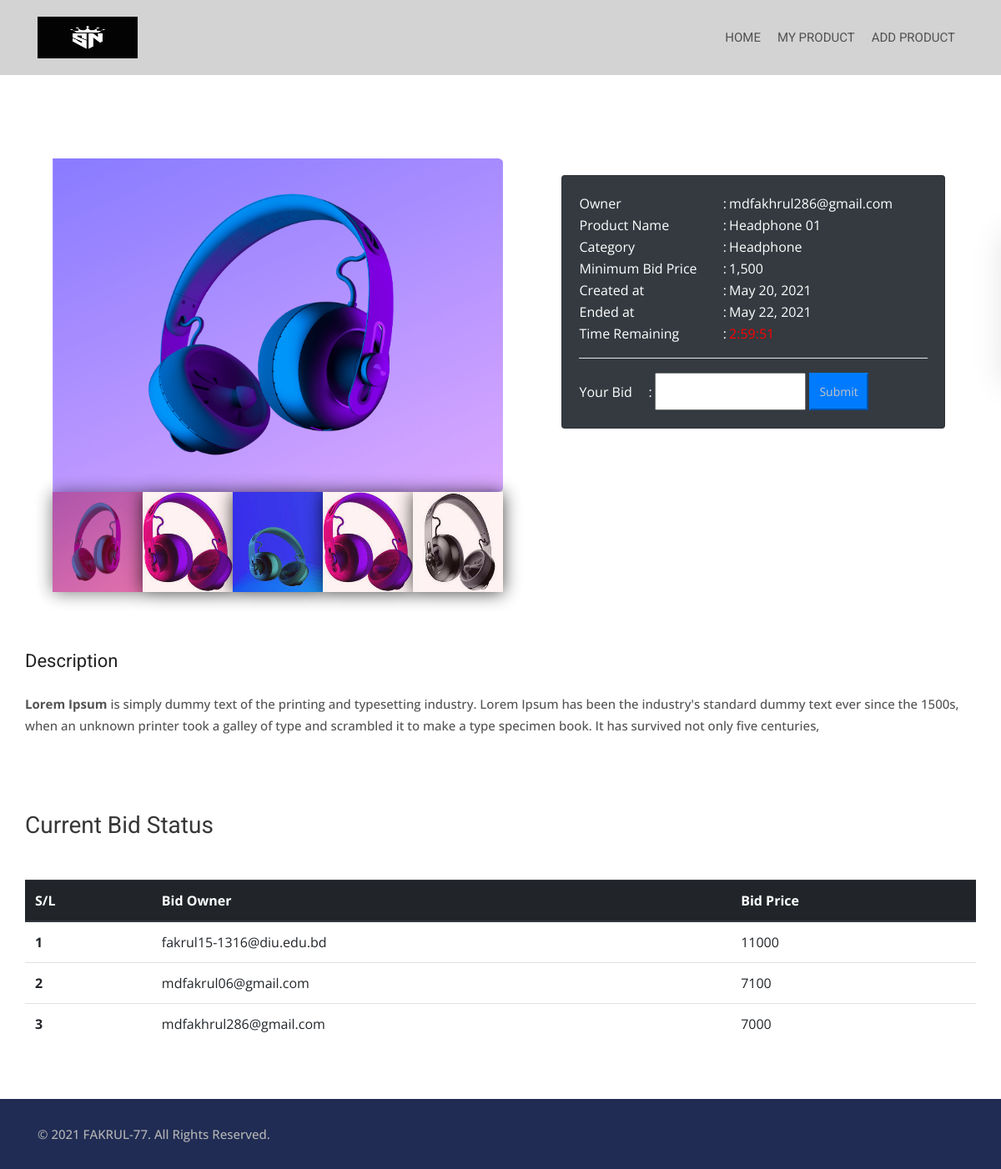
The page /1 on the database its author committed.
### product/models.py (models this page shows, shortened)
class Product(models.Model):
    user = models.ForeignKey(User, on_delete=models.CASCADE)
    name = models.CharField(max_length=255)
    description = RichTextField()
    photo = models.ImageField(upload_to='photos/%Y/%m/%d/')
    photo_1 = models.ImageField(upload_to='photos/%Y/%m/%d/', blank=True)
    photo_2 = models.ImageField(upload_to='photos/%Y/%m/%d/', blank=True)
    photo_3 = models.ImageField(upload_to='photos/%Y/%m/%d/', blank=True)
    photo_4 = models.ImageField(upload_to='photos/%Y/%m/%d/', blank=True)
    min_bid_price = models.IntegerField()
    category = models.CharField(max_length=100)
    auction_creation_date_time = models.DateTimeField(default=datetime.now, blank=True)
    auction_end_date_time = models.DateTimeField(default=datetime.now, blank=True)
    def remaining_time(self):
        time = self.auction_end_date_time - timezone.now()
        if time.days < 0:
            return False
        else:
            return time

### user/models.py (models this page shows, shortened)
class Bid(models.Model):
    user = models.ForeignKey(User, on_delete=models.CASCADE)
    product = models.ForeignKey(Product, on_delete=models.CASCADE)
    bid_price = models.IntegerField()

### product/views.py (the view, shortened to what this page needs)
# urls.py: path('<int:id>', views.product_detail, name='product_detail'),
def product_detail(request, id):
    prod = get_object_or_404(Product, pk=id)
    bids = Bid.objects.filter(product_id=prod.id).order_by('-bid_price')
    if len(bids) > 0:
        winer = bids[0].user.username
    else:
        winer = None
    data = {
        'product': prod,
        'bids': bids,
        'winer': winer,
    }
    return render(request, 'product/product_detail.html', data)

### templates/product/product_detail.html (shortened to what this page needs)
{% extends 'base.html' %}
{% load crispy_forms_filters %}
{% load humanize %}
{% load static %}
{% block content %}
<div class="car-details-page content-area-6">
    <div class="container">
        <div class="row">
            <div class="container col-lg-6 col-md-12 col-xs-12" style="height: border-box; width: border-box">
                <div class="car-details-section">
                    <div id="carDetailsSlider" class="carousel car-details-sliders slide mb-40">
                        <div class="carousel-inner">
                            {% if product.photo %}
                            <div class="active item carousel-item" data-slide-number="0">
                                <img src="{{ product.photo.url }}" style="max-height: 400px; min-height: 400px;" class="img-fluid" alt="slider-car">
                            </div>
                            {% endif %}
                        </div>
                        <div class="carousel-indicators-section clearfix">
                            <ul class="carousel-indicators car-properties list-inline nav nav-justified">
                                <li class="list-inline-item active">
                                    <a id="carousel-selector-0" class="selected" data-slide-to="0" data-target="#carDetailsSlider">
                                        {% if product.photo %}
                                        <img src="{{ product.photo.url }}" style="max-height: 120px; min-height: 120px;" class="img-fluid" alt="small-car">
                                        {% endif %}
                                    </a>
                                </li>
                                <li class="list-inline-item">
                                    <a id="carousel-selector-1" data-slide-to="1" data-target="#carDetailsSlider">
                                        {% if product.photo_1 %}
                                        <img src="{{ product.photo_1.url }}" style="max-height: 120px; min-height: 120px;" class="img-fluid" alt="small-car">
                                        {% endif %}
                                    </a>
                                </li>
                                <li class="list-inline-item">
                                    <a id="carousel-selector-2" data-slide-to="2" data-target="#carDetailsSlider">
                                        {% if product.photo_2 %}
                                        <img src="{{ product.photo_2.url }}" style="max-height: 120px; min-height: 120px;" class="img-fluid" alt="small-car">
                                        {% endif %}
                                    </a>
                                </li>
                                <li class="list-inline-item">
                                    <a id="carousel-selector-3" data-slide-to="3" data-target="#carDetailsSlider">
                                        {% if product.photo_3 %}
                                        <img src="{{ product.photo_3.url }}" style="max-height: 120px; min-height: 120px;" class="img-fluid" alt="small-car">
                                        {% endif %}
                                    </a>
                                </li>
                                <li class="list-inline-item">
                                    <a id="carousel-selector-4" data-slide-to="4" data-target="#carDetailsSlider">
                                        {% if product.photo_4 %}
                                        <img src="{{ product.photo_4.url }}" style="max-height: 120px; min-height: 120px;" class="img-fluid" alt="small-car">
                                        {% endif %}
                                    </a>
                                </li>
                            </ul>
                        </div>
                    </div>
                </div>
            </div>
                <div class="container col-lg-4 col-md-6 col-xs-6 card-body" style="max-width: 500px;min-width: 500px">
                    <div class="card text-white bg-dark mb-3" style="max-width: 60rem;max-height: 100rem;">
                      <div class="card-body">
                        <div>
                            <table>
                                <tr>
                                    <td>Owner</td>
                                    <td>:</td>
                                    <td>{{ product.user.username }}</td>
                                </tr>
                                <tr>
                                    <td>Product Name</td>
                                    <td>:</td>
                                    <td>{{ product.name }}</td>
                                </tr>
                                <tr>
                                    <td>Category</td>
                                    <td>:</td>
                                    <td>{{ product.category }}</td>
                                </tr>
                                <tr>
                                    <td>Minimum Bid Price</td>
                                    <td>:</td>
                                    <td>{{ product.min_bid_price | intcomma }}</td>
                                </tr>
                                <tr>
                                    <td>Created at</td>
                                    <td>:</td>
                                    <td>{{ product.auction_creation_date_time | date}}</td>
                                </tr>
                                <tr>
                                    <td>Ended at</td>
                                    <td>:</td>
                                    <td>{{ product.auction_end_date_time | date }}</td>
                                </tr>
                                <tr>
                                    <td>Time Remaining</td>
                                    <td>:</td>
                                    <td style="color: red;">
                                        {% if not product.remaining_time %}
                                            Sorry, Time is Up
                                        {% else %}
                                            {{ product.remaining_time | naturaltime }}
                                        {% endif %}
                                    </td>
                                </tr>
                            </table>
                            <hr class="solid" color="white">
                            <table>
                                <tr>
                                    <td>Your Bid</td>
                                    <td>:</td>
                                    <td>
                                        <form method="post">
                                            {% if not product.remaining_time %}
                                                <input type="text" name="bid_price" disabled>
                                                <input class="btn-primary" type="submit" value="Submit" disabled>
                                            {% else %}
                                                <input type="text" name="bid_price">
                                                <input class="btn-primary" type="submit" value="Submit">
                                            {% endif %}
                                        </form>
                                    </td>
                                </tr>
                            </table>
                        </div>
                      </div>
                    </div>
            </div>
        </div>
        <div class="row">
            <div class="tabbing tabbing-box mb-40">
                <div class="tab-content" id="carTabContent">
                    <div class="tab-pane fade active show" id="one" role="tabpanel" aria-labelledby="one-tab">
                        <div class="car-description mb-50">
                            <h3 class="heading-2">
                                Description
                            </h3>
                            <p>
                                {{ product.description | safe  }}
                            </p>
                        </div>
                    </div>
                </div>
            </div>
        </div>
        <div class="row align-content-center">
            <div class="tabbing tabbing-box mb-40">
                <h3>Current Bid Status</h3>
            </div>
            <table class="table">
              <thead class="thead-dark">
                <tr>
                  <th scope="col">S/L</th>
                  <th scope="col">Bid Owner</th>
                  <th scope="col">Bid Price</th>
                </tr>
              </thead>
              <tbody>
              {% for bid in bids %}
                  <tr>
                     <th scope="row">{{ forloop.counter }}</th>
                     <td>{{ bid.user.username }}</td>
                     <td>{{ bid.bid_price }}</td>
                   </tr>
              {% endfor %}
              </tbody>
            </table>
        </div>
    </div>
</div>
{% endblock %}

### static/css/skins/red.css (style rules this page uses)
.carousel-indicators .active { background-color: #f0151f; }

### rows shown on the page
Product: photo (picture), photo_1 (picture), photo_2 (picture), photo_3 (picture), photo_4 (picture), user.username "mdfakhrul286@gmail.com", name "Headphone 01", category "Headphone", min_bid_price "1,500", auction_creation_date_time "May 20, 2021", auction_end_date_time "May 22, 2021", remaining_time "2:59:51", description "Lorem Ipsum is simply dummy text of the printing and typesetting industry. Lorem Ipsum has been the industry's standard dummy text ever since the 1500s, when an unknown printer took a galley of type and scrambled it to make a type specimen book. It has survived not only five centuries,"
Bid: user.username "fakrul15-1316@diu.edu.bd", bid_price "11000"
Bid: user.username "mdfakrul06@gmail.com", bid_price "7100"
Bid: user.username "mdfakhrul286@gmail.com", bid_price "7000"
